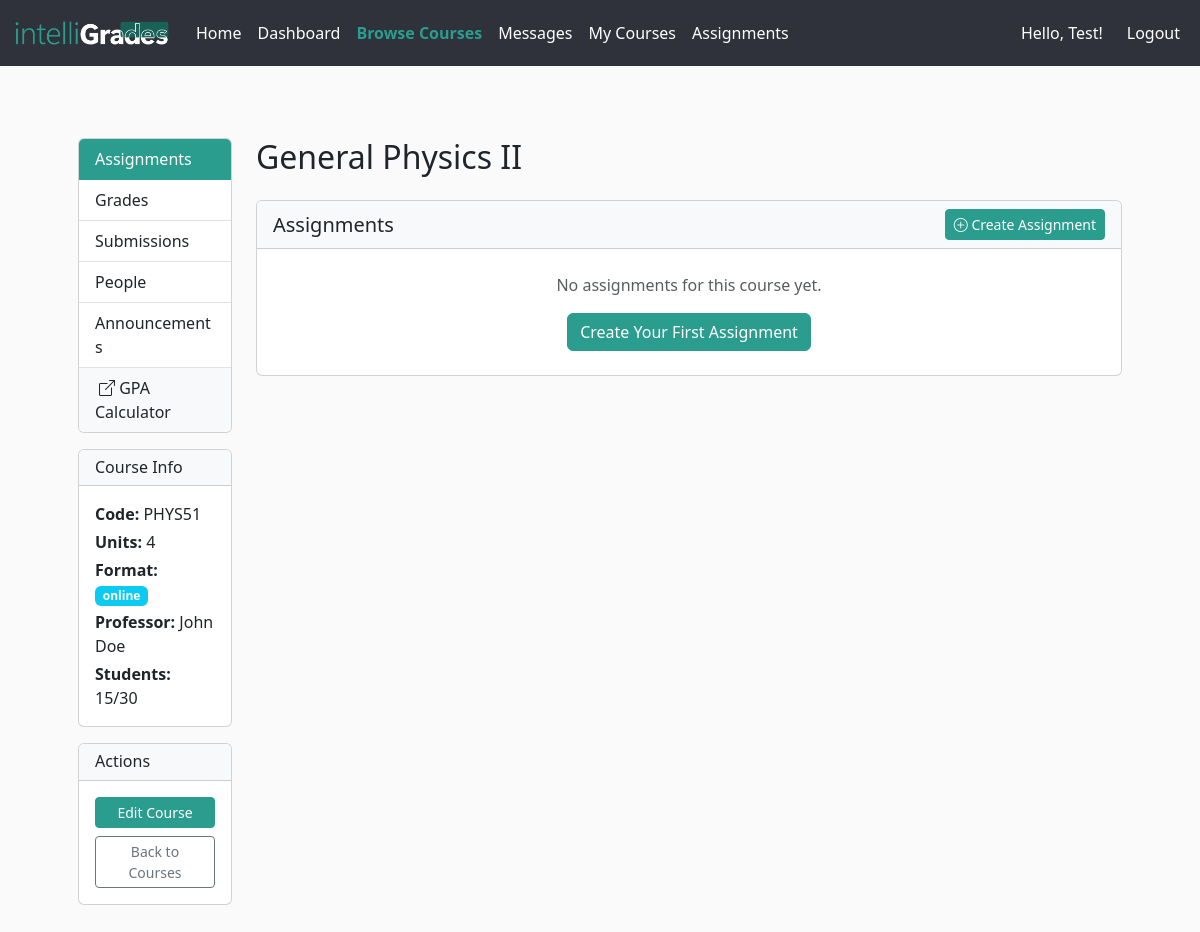
/courses/1/dashboard (signed in), run on the app's committed database.
### app/models.py (models this page shows, shortened)
class Course(db.Model):
    __tablename__ = 'courses'
    id = db.Column(db.Integer, primary_key=True)
    code = db.Column(db.String(32), unique=True, nullable=False)
    title = db.Column(db.String(128), nullable=False)
    description = db.Column(db.Text)
    credits = db.Column(db.Integer, nullable=False)  # number of units/credits
    professor = db.Column(db.String(128), nullable=True)
    professor_id = db.Column(db.Integer, db.ForeignKey('users.id'), nullable=True)
    professor_user = db.relationship(
        'User',
        foreign_keys=[professor_id],
        backref='created_courses'
    )
    availability = db.Column(db.Boolean, default=True)
    format = db.Column(db.String(32), default='online')
    max_students = db.Column(db.Integer)
    created_at = db.Column(db.DateTime, default=datetime.utcnow)
    enrollments_rel = db.relationship(
        'Enrollment',
        backref='course',
        lazy='dynamic',
        cascade='all,delete-orphan'
    )
    assignments = db.relationship(
        'Assignment',
        back_populates='course',
        lazy='dynamic',
        cascade='all,delete-orphan'
    )
    announcements = db.relationship(
        'Announcement',
        back_populates='course',
        lazy='dynamic',
        cascade='all,delete-orphan'
    )
    def get_enrolled_students(self):
        return User.query.join(Enrollment).filter(
            Enrollment.course_id == self.id
        ).all()
    def get_student_count(self):
        return self.enrollments_rel.count()

### app/courses/routes.py (the view, shortened to what this page needs)
@courses_bp.route('/<int:course_id>/dashboard')
@courses_bp.route('/<int:course_id>/dashboard/<tab>')
@login_required
def course_dashboard(course_id, tab='assignments'):
    course = Course.query.get_or_404(course_id)
    is_enrolled = current_user.is_enrolled_in(course)
    is_course_owner = course.professor_id == current_user.id
    if not (is_enrolled or is_course_owner or current_user.is_admin):
        flash('You must be enrolled in this course to view the dashboard.', 'warning')
        return redirect(url_for('courses.course_detail', course_id=course_id))
    enrolled_count = course.get_student_count()
    enrolled_students = course.get_enrolled_students()
    assignments_query = Assignment.query.filter_by(course_id=course_id).order_by(Assignment.due_date).all()
    assignments = []
    total_points_possible = sum(a.max_points for a in assignments_query) if assignments_query else 0
    total_points_earned = sum(
        sa.score for sa in StudentAssignment.query.filter_by(user_id=current_user.id).all()
        if sa.score is not None and sa.assignment.course_id == course_id
    )
    current_grade = (total_points_earned / total_points_possible * 100) if total_points_possible > 0 else 0
    if current_grade >= 90:
        letter_grade = 'A'
    elif current_grade >= 80:
        letter_grade = 'B'
    elif current_grade >= 70:
        letter_grade = 'C'
    elif current_grade >= 60:
        letter_grade = 'D'
    else:
        letter_grade = 'F'
    announcements = Announcement.query.filter_by(course_id=course_id).order_by(Announcement.created_at.desc()).all()
    student_submissions = {}
    if is_course_owner or current_user.is_admin:
        all_submissions = StudentAssignment.query.join(Assignment).filter(
            Assignment.course_id == course_id
        ).all()
        for submission in all_submissions:
            student_submissions[(submission.assignment_id, submission.user_id)] = submission
    return render_template(
        'courses/course_dashboard.html',
        course=course,
        is_enrolled=is_enrolled,
        is_course_owner=is_course_owner,
        enrolled_count=enrolled_count,
        enrolled_students=enrolled_students,
        assignments=assignments,
        active_tab=tab,
        total_points_earned=total_points_earned,
        total_points_possible=total_points_possible,
        current_grade=round(current_grade, 1),
        letter_grade=letter_grade,
        announcements=announcements,
        student_submissions=student_submissions
    )

### app/__init__.py (called while the page is built)
@login_manager.user_loader
def load_user(user_id):
    return User.query.get(int(user_id))

### app/models.py (called while the page is built)
    @property
    def is_student(self):
        return self.role == self.ROLE_STUDENT

    @property
    def is_professor(self):
        return self.role == self.ROLE_PROFESSOR

    @property
    def is_admin(self):
        return self.role == self.ROLE_ADMIN

    def is_enrolled_in(self, course):
        from app.models import Enrollment
        return Enrollment.query.filter_by(
            user_id=self.id,
            course_id=course.id
        ).first() is not None

### app/courses/templates/courses/course_dashboard.html (shortened to what this page needs)
{% extends "base.html" %} {% block body %}
<div class="container-fluid mt-4">
  <div class="row">
    <div class="col-md-3 col-lg-2">
      <div class="card">
        <div class="list-group list-group-flush">
          <a
            href="{{ url_for('courses.course_dashboard', course_id=course.id, tab='assignments') }}"
            class="list-group-item list-group-item-action {% if active_tab == 'assignments' %}active{% endif %}"
          >
            Assignments
          </a>
          <a
            href="{{ url_for('courses.course_dashboard', course_id=course.id, tab='grades') }}"
            class="list-group-item list-group-item-action {% if active_tab == 'grades' %}active{% endif %}"
          >
            Grades
          </a>
          {% if is_course_owner or current_user.is_admin %}
          <a
            href="{{ url_for('courses.course_dashboard', course_id=course.id, tab='submissions') }}"
            class="list-group-item list-group-item-action {% if active_tab == 'submissions' %}active{% endif %}"
          >
            Submissions
          </a>
          {% endif %}
          <a
            href="{{ url_for('courses.course_dashboard', course_id=course.id, tab='people') }}"
            class="list-group-item list-group-item-action {% if active_tab == 'people' %}active{% endif %}"
          >
            People
          </a>
          <a
            href="{{ url_for('courses.course_dashboard', course_id=course.id, tab='announcements') }}"
            class="list-group-item list-group-item-action {% if active_tab == 'announcements' %}active{% endif %}"
          >
            Announcements
          </a>
          <a
            href="{{ url_for('main.gpa_calculator') }}"
            class="list-group-item list-group-item-action bg-light"
          >
            <i class="bi bi-box-arrow-up-right ms-1"></i>
            GPA Calculator
          </a>
        </div>
      </div>
      <div class="card mt-3">
        <div class="card-header bg-light">
          <h6 class="mb-0">Course Info</h6>
        </div>
        <div class="card-body">
          <p class="mb-1"><strong>Code:</strong> {{ course.code }}</p>
          <p class="mb-1"><strong>Units:</strong> {{ course.credits }}</p>
          <p class="mb-1">
            <strong>Format:</strong>
            <span class="badge bg-info">{{ course.format }}</span>
          </p>
          <p class="mb-1"><strong>Professor:</strong> {{ course.professor }}</p>
          <p class="mb-0">
            <strong>Students:</strong> {{ enrolled_count }}{% if
            course.max_students %}/{{ course.max_students }}{% endif %}
          </p>
        </div>
      </div>
      <div class="card mt-3">
        <div class="card-header bg-light">
          <h6 class="mb-0">Actions</h6>
        </div>
        <div class="card-body">
          {% if current_user.is_authenticated %} {% if is_course_owner or
          current_user.is_admin %}
          <a
            href="{{ url_for('courses.update_course', course_id=course.id) }}"
            class="btn btn-primary btn-sm w-100"
          >
            Edit Course
          </a>
          {% endif %} {% endif %}
          <a
            href="{{ url_for('courses.courses_list') }}"
            class="btn btn-outline-secondary btn-sm w-100 mt-2"
          >
            Back to Courses
          </a>
        </div>
      </div>
    </div>
    <div class="col-md-9 col-lg-10">
      <h2 class="mb-4">{{ course.title }}</h2>
      {% if active_tab == 'assignments' %}
      <div class="card">
        <div
          class="card-header bg-light d-flex justify-content-between align-items-center"
        >
          <h5 class="mb-0">Assignments</h5>
          {% if is_course_owner or current_user.is_admin %}
          <a
            href="{{ url_for('assignments.create_assignment', course_id=course.id) }}"
            class="btn btn-primary btn-sm"
          >
            <i class="bi bi-plus-circle"></i> Create Assignment
          </a>
          {% endif %}
        </div>
        <div class="card-body p-0">
          {% if assignments %}
          <div class="list-group list-group-flush">
            {% for assignment in assignments %}
            <div
              class="list-group-item d-flex justify-content-between align-items-start"
            >
              <div class="ms-2 me-auto">
                <a
                  href="{{ url_for('assignments.assignment_detail', assignment_id=assignment.id) }}"
                  class="text-decoration-none"
                >
                  <div class="fw-bold">{{ assignment.title }}</div>
                </a>
                <small class="text-muted"
                  >{{ assignment.description[:100] }}{% if
                  assignment.description|length > 100 %}...{% endif %}</small
                >
                <div class="mt-1">
                  {% if assignment.status == 'Completed' %}
                  <span class="badge bg-success">Completed</span>
                  <span class="badge bg-success"
                    >{{ assignment.score }}/{{ assignment.max_points }}
                    pts</span
                  >
                  {% elif assignment.status == 'In Progress' %}
                  <span class="badge bg-warning text-dark">In Progress</span>
                  <span class="badge bg-info"
                    >{{ assignment.max_points }} pts</span
                  >
                  {% else %}
                  <span class="badge bg-secondary">Not Started</span>
                  <span class="badge bg-info"
                    >{{ assignment.max_points }} pts</span
                  >
                  {% endif %}
                </div>
              </div>
              <div class="text-end">
                <span class="text-muted d-block"
                  >Due: {{ assignment.due_date.strftime('%b %d, %Y') if
                  assignment.due_date else 'No due date' }}</span
                >
                {% if is_enrolled %}
                <div class="mt-2">
                  <form
                    method="POST"
                    action="{{ url_for('courses.toggle_assignment_status', course_id=course.id, assignment_id=assignment.id) }}"
                    style="display: inline"
                  >
                    {% if assignment.status == 'Not Started' %}
                    <button
                      type="submit"
                      class="btn btn-outline-primary btn-sm"
                      title="Mark as In Progress"
                    >
                      Start
                    </button>
                    {% elif assignment.status == 'In Progress' %}
                    <button
                      type="submit"
                      class="btn btn-outline-success btn-sm"
                      title="Mark as Completed"
                    >
                      Complete
                    </button>
                    {% else %}
                    <button
                      type="submit"
                      class="btn btn-outline-secondary btn-sm"
                      title="Reset to Not Started"
                    >
                      Reset
                    </button>
                    {% endif %}
                  </form>
                </div>
                {% endif %}
                {% if is_course_owner or current_user.is_admin %}
                <div class="mt-2">
                  <a
                    href="{{ url_for('assignments.update_assignment', assignment_id=assignment.id) }}"
                    class="btn btn-outline-secondary btn-sm me-1"
                    >Edit</a
                  >
                  <form
                    method="POST"
                    action="{{ url_for('assignments.delete_assignment', assignment_id=assignment.id) }}"
                    style="display: inline"
                  >
                    <button
                      type="submit"
                      class="btn btn-outline-danger btn-sm"
                      onclick="return confirm('Delete this assignment?');"
                    >
                      Delete
                    </button>
                  </form>
                </div>
                {% endif %}
              </div>
            </div>
            {% endfor %}
          </div>
          {% else %}
          <div class="p-4 text-center text-muted">
            <p>No assignments for this course yet.</p>
            {% if is_course_owner or current_user.is_admin %}
            <a
              href="{{ url_for('assignments.create_assignment', course_id=course.id) }}"
              class="btn btn-primary"
            >
              Create Your First Assignment
            </a>
            {% endif %}
          </div>
          {% endif %}
        </div>
      </div>
      {% endif %}
    </div>
  </div>
</div>
{% endblock %}

### app/static/styles.css (style rules this page uses)
body, #whatifTable thead tr, #whatifTable td, #whatifTable th { background-color: #fafafa; }
.btn-primary, .list-group-item.active { background-color: #2a9d8f; border-color: #2a9d8f; }

### data on the page
Course: code "PHYS51", credits "4", format "online", professor "John Doe", max_students "30", title "General Physics II"

### other printed values
{{ username }} "Test"
{{ enrolled_count }} "15"
